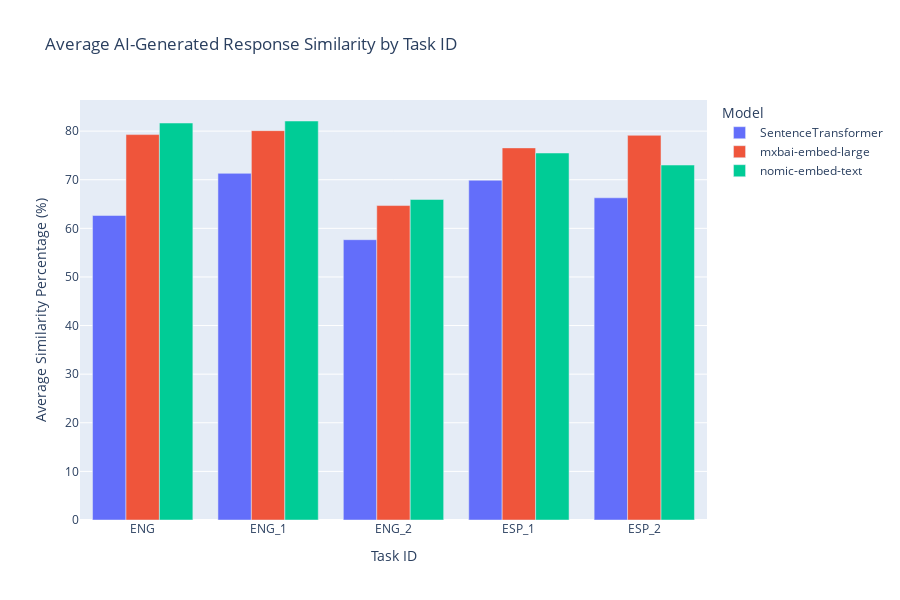
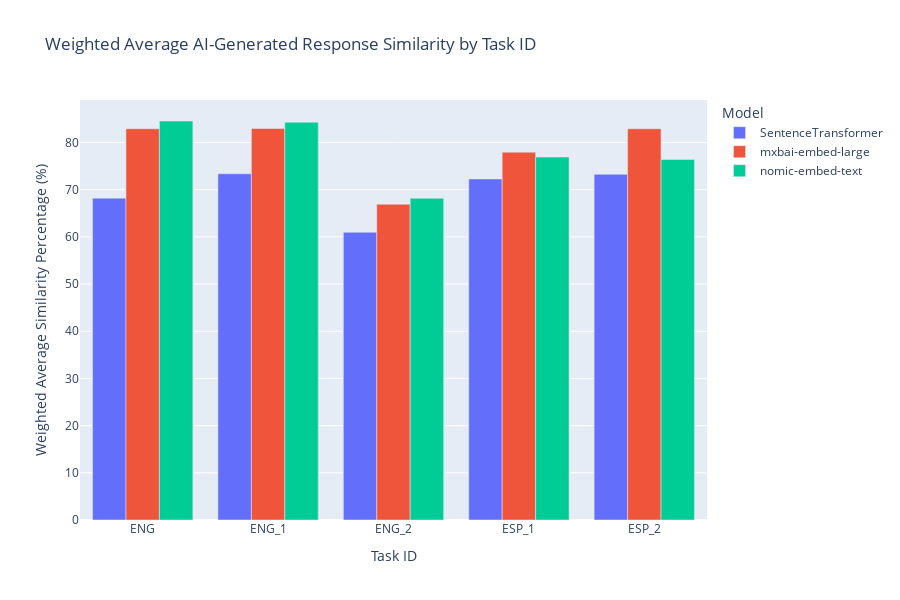

The notebook cell saved with these charts, in order:
### Markdown cell above
### all embedding together

### Code cell
avg_similarity_df = pd.melt(
    content_usage,
    id_vars=['TASK_ID'],
    value_vars=[
        'average_similarity_SentenceTransformer',
        'average_similarity_nomic-embed-text',
        'average_similarity_mxbai-embed-large'
    ],
    var_name='Model',
    value_name='Average Similarity (%)'
)

# Melt the DataFrame to long format for weighted average similarity
weighted_similarity_df = pd.melt(
    content_usage,
    id_vars=['TASK_ID'],
    value_vars=[
        'weighted_similarity_SentenceTransformer',
        'weighted_similarity_nomic-embed-text',
        'weighted_similarity_mxbai-embed-large'
    ],
    var_name='Model',
    value_name='Weighted Average Similarity (%)'
)

# Clean up the 'Model' column to only contain the model names

avg_similarity_df['Model'] = avg_similarity_df['Model'].str.replace('average_similarity_', '')
weighted_similarity_df['Model'] = weighted_similarity_df['Model'].str.replace('weighted_similarity_', '')


avg_similarity_df =  avg_similarity_df[avg_similarity_df['TASK_ID']!='ENG_No_LLM']
weighted_similarity_df =  weighted_similarity_df[weighted_similarity_df['TASK_ID']!='ENG_No_LLM']

avg_similarity_df = avg_similarity_df.groupby(['TASK_ID','Model'])['Average Similarity (%)'].mean().reset_index()
weighted_similarity_df = weighted_similarity_df.groupby(['TASK_ID','Model'])['Weighted Average Similarity (%)'].mean().reset_index()

# Step 2: Plot using Plotly

# Plot Average Similarity
fig_avg = px.bar(
    avg_similarity_df,
    x='TASK_ID',
    y='Average Similarity (%)',
    color='Model',
    title='Average AI-Generated Response Similarity by Task ID',
    labels={'TASK_ID': 'Task ID'},
    barmode='group'
)
fig_avg.update_layout(
    xaxis_title='Task ID',
    yaxis_title='Average Similarity Percentage (%)',
    width=900,
    height=600
)
fig_avg.show()

# Plot Weighted Average Similarity
fig_weighted = px.bar(
    weighted_similarity_df,
    x='TASK_ID',
    y='Weighted Average Similarity (%)',
    color='Model',
    title='Weighted Average AI-Generated Response Similarity by Task ID',
    labels={'TASK_ID': 'Task ID'},
    barmode='group'
)
fig_weighted.update_layout(
    xaxis_title='Task ID',
    yaxis_title='Weighted Average Similarity Percentage (%)',
    width=900,
    height=600
)
fig_weighted.show()

### Figure 1 — Plotly figure (JSON) as saved in the notebook; plotly's stock layout.template omitted (floating-point values rounded to 4 significant figures)
{"data": [{"alignmentgroup": "True", "hovertemplate": "Model=SentenceTransformer<br>Task ID=%{x}<br>Average Similarity (%)=%{y}<extra></extra>", "legendgroup": "SentenceTransformer", "marker": {"color": "#636efa", "pattern": {"shape": ""}}, "name": "SentenceTransformer", "offsetgroup": "SentenceTransformer", "orientation": "v", "showlegend": true, "textposition": "auto", "type": "bar", "x": ["ENG", "ENG_1", "ENG_2", "ESP_1", "ESP_2"], "xaxis": "x", "y": [62.65, 71.31, 57.67, 69.89, 66.28], "yaxis": "y"}, {"alignmentgroup": "True", "hovertemplate": "Model=mxbai-embed-large<br>Task ID=%{x}<br>Average Similarity (%)=%{y}<extra></extra>", "legendgroup": "mxbai-embed-large", "marker": {"color": "#EF553B", "pattern": {"shape": ""}}, "name": "mxbai-embed-large", "offsetgroup": "mxbai-embed-large", "orientation": "v", "showlegend": true, "textposition": "auto", "type": "bar", "x": ["ENG", "ENG_1", "ENG_2", "ESP_1", "ESP_2"], "xaxis": "x", "y": [79.29, 80.1, 64.69, 76.55, 79.14], "yaxis": "y"}, {"alignmentgroup": "True", "hovertemplate": "Model=nomic-embed-text<br>Task ID=%{x}<br>Average Similarity (%)=%{y}<extra></extra>", "legendgroup": "nomic-embed-text", "marker": {"color": "#00cc96", "pattern": {"shape": ""}}, "name": "nomic-embed-text", "offsetgroup": "nomic-embed-text", "orientation": "v", "showlegend": true, "textposition": "auto", "type": "bar", "x": ["ENG", "ENG_1", "ENG_2", "ESP_1", "ESP_2"], "xaxis": "x", "y": [81.66, 82.08, 65.94, 75.5, 73.02], "yaxis": "y"}], "layout": {"barmode": "group", "height": 600, "legend": {"title": {"text": "Model"}, "tracegroupgap": 0}, "title": {"text": "Average AI-Generated Response Similarity by Task ID"}, "width": 900, "xaxis": {"anchor": "y", "domain": [0, 1], "title": {"text": "Task ID"}}, "yaxis": {"anchor": "x", "domain": [0, 1], "title": {"text": "Average Similarity Percentage (%)"}}}}

### Figure 2 — Plotly figure (JSON) as saved in the notebook; plotly's stock layout.template omitted (floating-point values rounded to 4 significant figures)
{"data": [{"alignmentgroup": "True", "hovertemplate": "Model=SentenceTransformer<br>Task ID=%{x}<br>Weighted Average Similarity (%)=%{y}<extra></extra>", "legendgroup": "SentenceTransformer", "marker": {"color": "#636efa", "pattern": {"shape": ""}}, "name": "SentenceTransformer", "offsetgroup": "SentenceTransformer", "orientation": "v", "showlegend": true, "textposition": "auto", "type": "bar", "x": ["ENG", "ENG_1", "ENG_2", "ESP_1", "ESP_2"], "xaxis": "x", "y": [68.22, 73.38, 60.98, 72.28, 73.27], "yaxis": "y"}, {"alignmentgroup": "True", "hovertemplate": "Model=mxbai-embed-large<br>Task ID=%{x}<br>Weighted Average Similarity (%)=%{y}<extra></extra>", "legendgroup": "mxbai-embed-large", "marker": {"color": "#EF553B", "pattern": {"shape": ""}}, "name": "mxbai-embed-large", "offsetgroup": "mxbai-embed-large", "orientation": "v", "showlegend": true, "textposition": "auto", "type": "bar", "x": ["ENG", "ENG_1", "ENG_2", "ESP_1", "ESP_2"], "xaxis": "x", "y": [82.92, 82.99, 66.93, 77.96, 82.92], "yaxis": "y"}, {"alignmentgroup": "True", "hovertemplate": "Model=nomic-embed-text<br>Task ID=%{x}<br>Weighted Average Similarity (%)=%{y}<extra></extra>", "legendgroup": "nomic-embed-text", "marker": {"color": "#00cc96", "pattern": {"shape": ""}}, "name": "nomic-embed-text", "offsetgroup": "nomic-embed-text", "orientation": "v", "showlegend": true, "textposition": "auto", "type": "bar", "x": ["ENG", "ENG_1", "ENG_2", "ESP_1", "ESP_2"], "xaxis": "x", "y": [84.57, 84.31, 68.2, 76.92, 76.41], "yaxis": "y"}], "layout": {"barmode": "group", "height": 600, "legend": {"title": {"text": "Model"}, "tracegroupgap": 0}, "title": {"text": "Weighted Average AI-Generated Response Similarity by Task ID"}, "width": 900, "xaxis": {"anchor": "y", "domain": [0, 1], "title": {"text": "Task ID"}}, "yaxis": {"anchor": "x", "domain": [0, 1], "title": {"text": "Weighted Average Similarity Percentage (%)"}}}}
